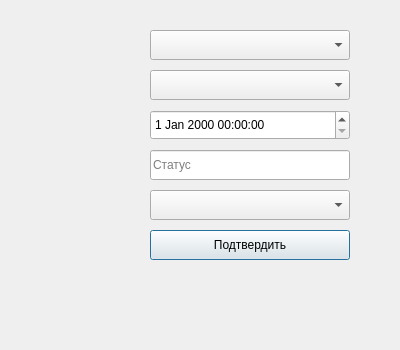
<?xml version="1.0" encoding="UTF-8"?>
<ui version="4.0">
 <class>SaleForm</class>
 <widget class="QDialog" name="SaleForm">
  <property name="geometry">
   <rect>
    <x>0</x>
    <y>0</y>
    <width>400</width>
    <height>350</height>
   </rect>
  </property>
  <property name="windowTitle">
   <string>Добавить продажу</string>
  </property>
  <widget class="QWidget" name="centralwidget">
   <widget class="QComboBox" name="customer_combo">
    <property name="geometry">
     <rect>
      <x>150</x>
      <y>30</y>
      <width>200</width>
      <height>30</height>
     </rect>
    </property>
    <property name="placeholderText">
     <string>Клиент</string>
    </property>
   </widget>
   <widget class="QComboBox" name="car_combo">
    <property name="geometry">
     <rect>
      <x>150</x>
      <y>70</y>
      <width>200</width>
      <height>30</height>
     </rect>
    </property>
    <property name="placeholderText">
     <string>Автомобиль</string>
    </property>
   </widget>
   <widget class="QDateTimeEdit" name="datetime_input">
    <property name="geometry">
     <rect>
      <x>150</x>
      <y>110</y>
      <width>200</width>
      <height>30</height>
     </rect>
    </property>
   </widget>
   <widget class="QLineEdit" name="status_input">
    <property name="geometry">
     <rect>
      <x>150</x>
      <y>150</y>
      <width>200</width>
      <height>30</height>
     </rect>
    </property>
    <property name="placeholderText">
     <string>Статус</string>
    </property>
   </widget>
   <widget class="QComboBox" name="employee_combo">
    <property name="geometry">
     <rect>
      <x>150</x>
      <y>190</y>
      <width>200</width>
      <height>30</height>
     </rect>
    </property>
    <property name="placeholderText">
     <string>Сотрудник</string>
    </property>
   </widget>
   <widget class="QPushButton" name="submit_button">
    <property name="geometry">
     <rect>
      <x>150</x>
      <y>230</y>
      <width>200</width>
      <height>30</height>
     </rect>
    </property>
    <property name="text">
     <string>Подтвердить</string>
    </property>
   </widget>
  </widget>
 </widget>
 <resources/>
 <connections/>
</ui>
